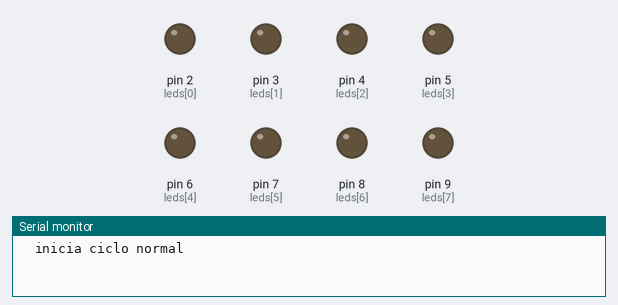
Simulated run of this sketch. Board: Arduino Uno, built with avr-gcc and run on an emulated ATmega328P. On the bench: output pins drawn as LEDs (lit = HIGH), the last lines printed to the serial monitor.

Above: at 3.3 s.
At 7.0 s:
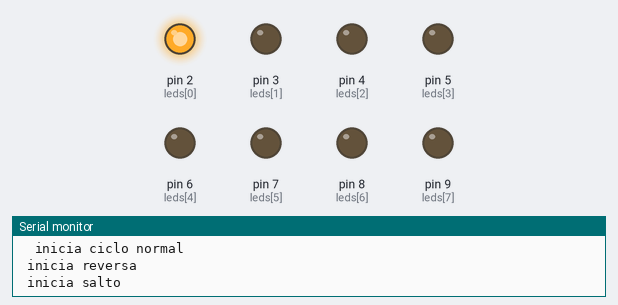
At 8.0 s:
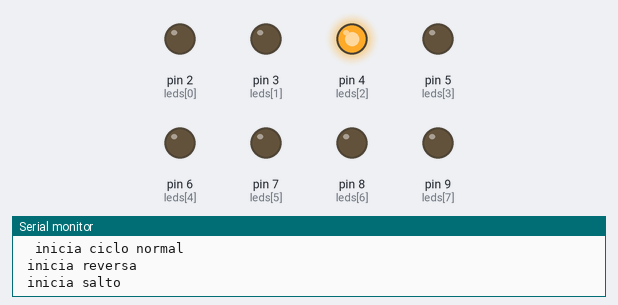
At 9.0 s:
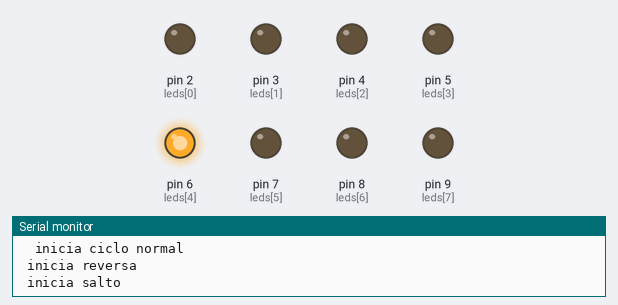
At 10.0 s:
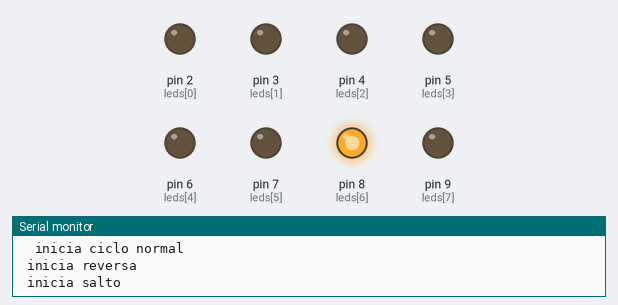
At 13.0 s:
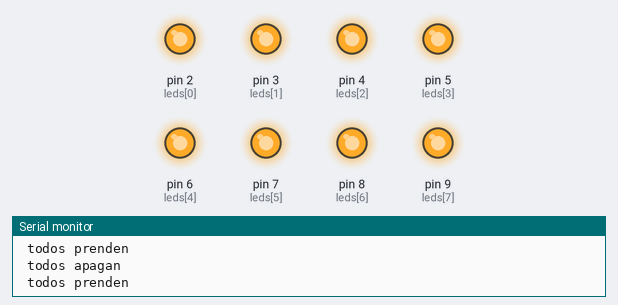
Timing chart, 0 to 17.9 s (numbered marks = the images above):
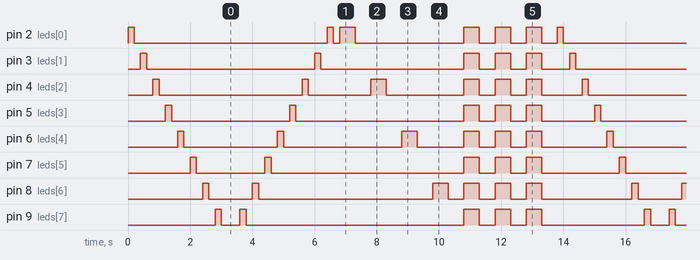

Measured:
- by itself, pin 5 (leds[3]): repeats every 13.8 s: LOW 3.8 s, HIGH 0.20 s, LOW 5.4 s, 2 × (HIGH 0.50 s, LOW 0.50 s), HIGH 0.50 s, LOW 1.7 s, HIGH 0.20 s
- by itself, pin 7 (leds[5]): repeats every 13.8 s: LOW 2.2 s, HIGH 0.20 s, LOW 6.2 s, 2 × (HIGH 0.50 s, LOW 0.50 s), HIGH 0.50 s, LOW 2.5 s, HIGH 0.20 s
- by itself, everything shown: repeats every 13.8 s, in 46 steps

The sketch:

ejercicio_3_en_function1.ino
```cpp
int leds[] = {2, 3, 4, 5, 6, 7, 8, 9};
int grupo1 = 0;

void setup() {
  Serial.begin(9600);
  for (grupo1 = 0; grupo1 <= 9; grupo1 ++) {
    pinMode (leds[grupo1], OUTPUT);
  }
}
void loop() {
  normal();
  reversa();
  saltos();
  todos_prenden();
  todos_apagan();
  todos_prenden_apagan();
}


void normal() {
  Serial.println("  inicia ciclo normal");
  for (grupo1 = 0; grupo1 <= 8 ; grupo1 ++) {
    digitalWrite (leds[grupo1], HIGH);
    delay (200);
    digitalWrite (leds[grupo1], LOW);
    delay (200);
  }
}
void reversa() {
  Serial.println(" inicia reversa");
  for (grupo1 = 7; grupo1 >= 0; grupo1 --) {
    digitalWrite (leds[grupo1], HIGH);
    delay (200);
    digitalWrite (leds[grupo1], LOW);
    delay (200);
  }
}
void saltos() {
  Serial.println(" inicia salto");
  for ( grupo1 = 0; grupo1 < 8; grupo1 = grupo1 + 2) {
    digitalWrite (leds[grupo1], HIGH);
    delay (500);
    digitalWrite (leds[grupo1], LOW);
    delay (500);
  }
}
void todos_prenden () {
  Serial.println(" todos prenden");
  for (int grupo1  = 0; grupo1 <= 9; grupo1 ++) {
    digitalWrite (leds[grupo1], HIGH);

  }
  delay(500);
}

void todos_apagan () {
  Serial.println(" todos apagan");
  for (int grupo1 = 0; grupo1 <= 9; grupo1++) {
    digitalWrite (leds[grupo1], LOW);
  }
  delay(500);
}

void todos_prenden_apagan() {
  Serial.println( "Todos prenden y apagan");
  for (int grupo1 = 0; grupo1 < 2; grupo1 ++) {
    todos_prenden();
    todos_apagan();
  }

}
```
